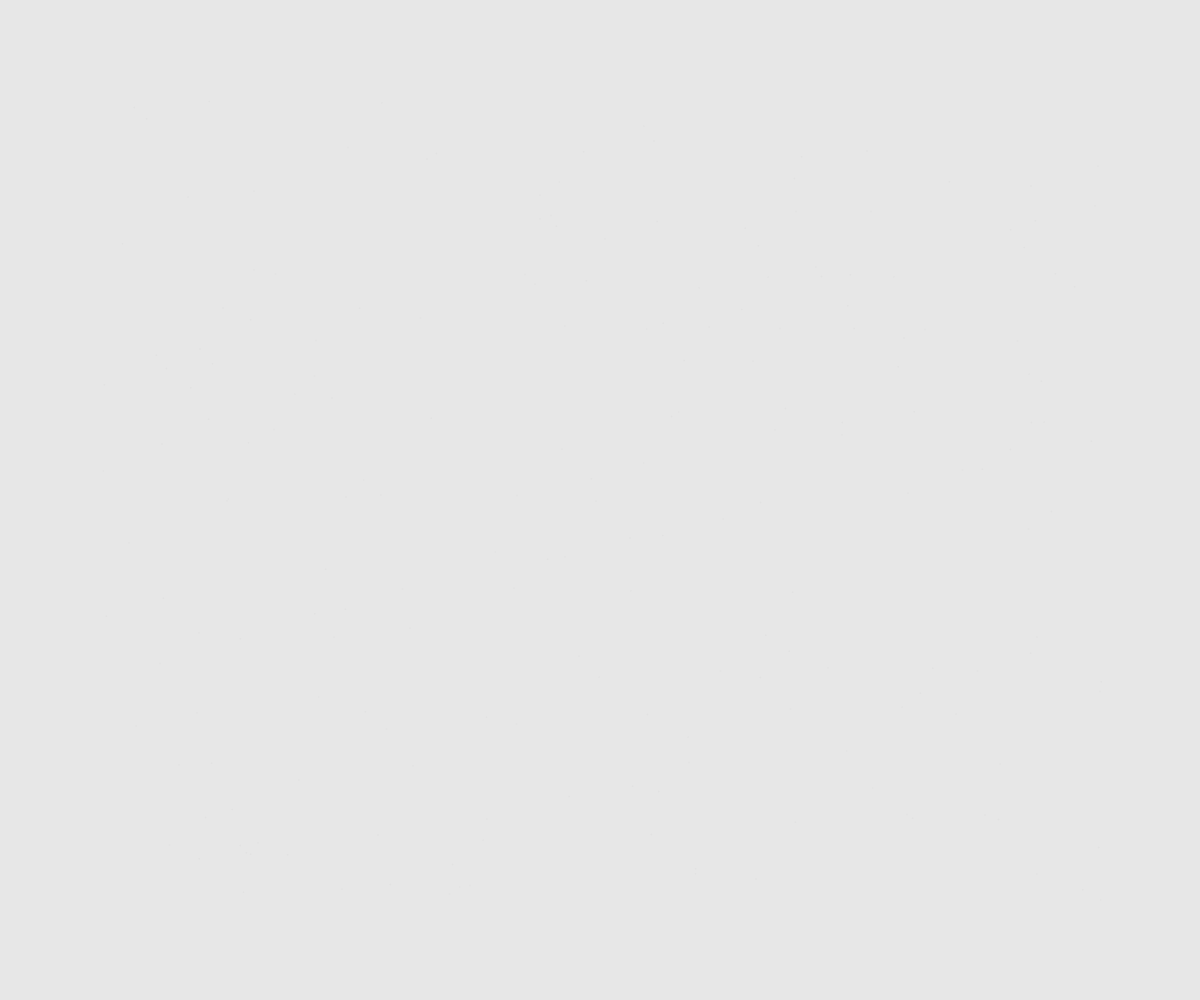
Frame 1 (no input)
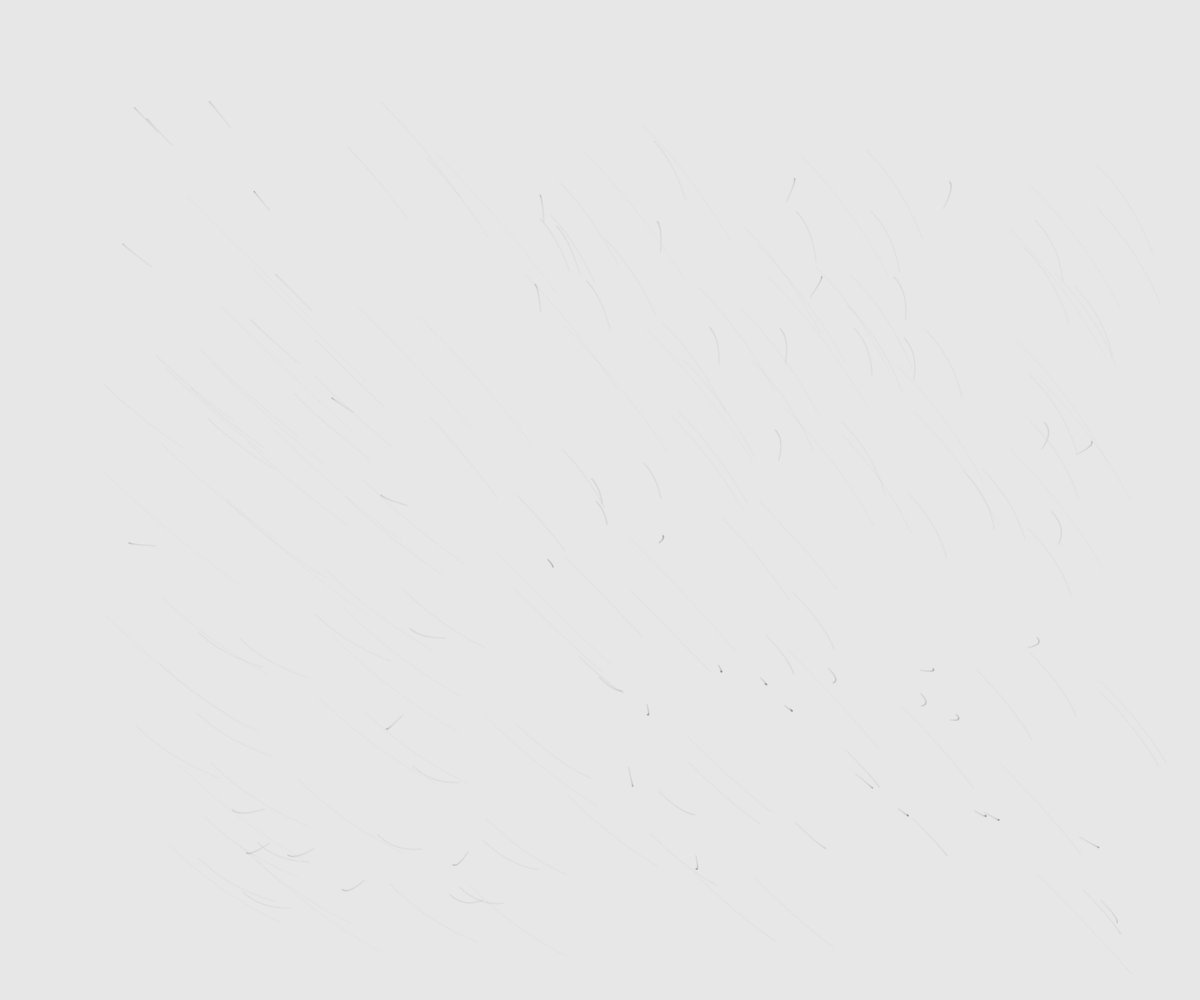
Frame 60 (no input)
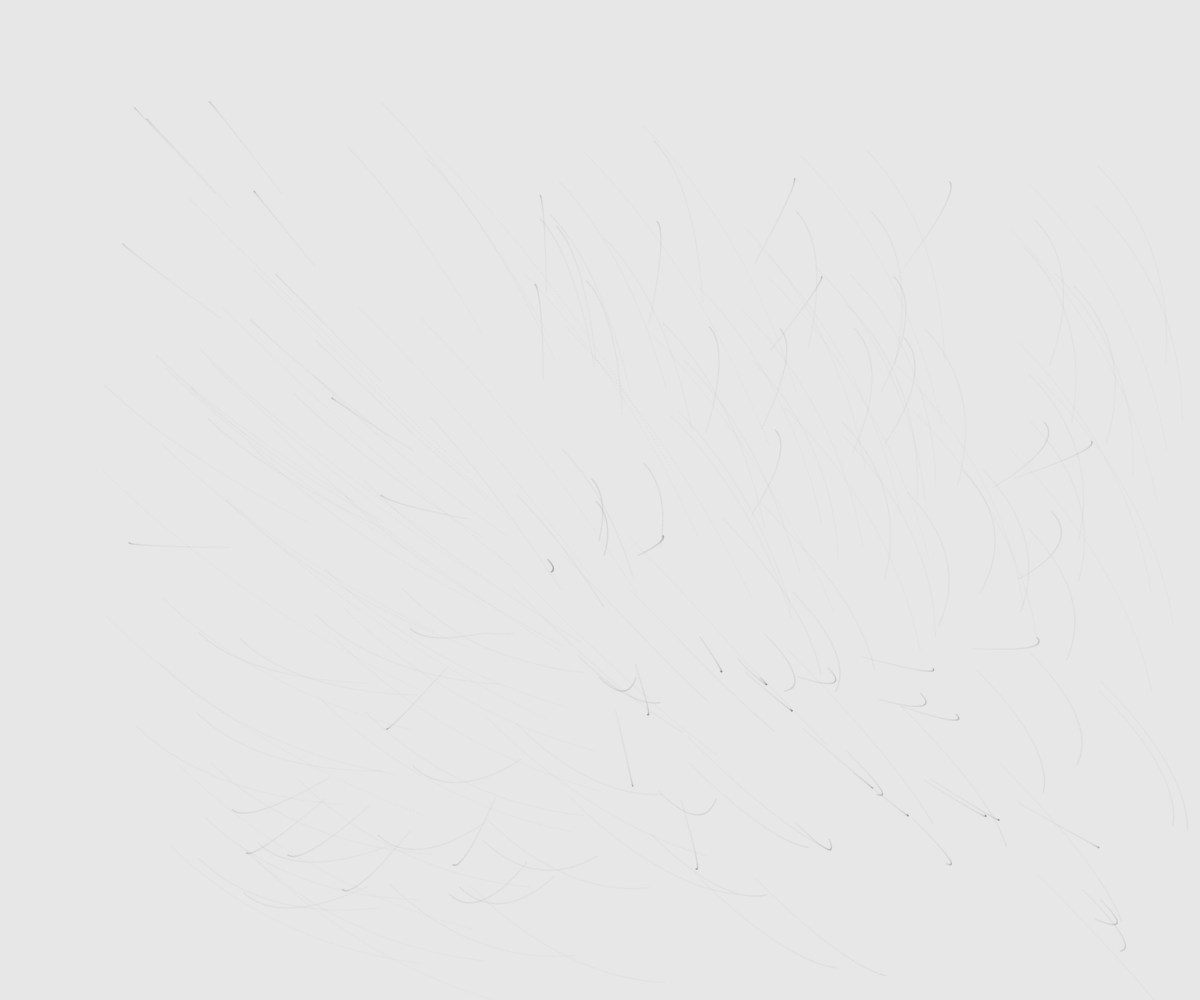
Frame 120 (the mouse pressed at the canvas centre since frame 60)

The p5.js sketch that drew these frames (run headless with seeded random() and noise() and a simulated clock; from frame 60 on, the mouse is pressed at the canvas centre):

// p5.js sketch
// ── sketch.js
var particles = [],
	attractors = [];

/*
* init
*/
function setup() {
  createCanvas(windowWidth, windowHeight);
  background(180, 80);

  for (var i = 0; i < 200; i++) {
  	var offset = 100;
  	var x = random(offset, windowWidth-offset),
  		y = random(offset, windowHeight-offset);

  	particles.push(new Particle(x, y));
  }

  for (var i = 0; i < 5; i++) {
  	var wOffset = windowWidth/3;
  	var hOffset = windowHeight/3;
  	var x = random(wOffset, windowWidth-wOffset),
  		y = random(hOffset, windowHeight-hOffset);

  	attractors.push(new Attractor(x, y));
  }
}

/*
* animate it
*/
function draw() {
	// draw all attractors on random positions
	for (var i = 0; i < attractors.length; i++) {
		attractors[i].display();
	}

	// let's draw all particles first and
	for (var i = 0; i < particles.length; i++) {
		particles[i].update();
		particles[i].display();

		// than we apply forces of all attractors to particle and calculate direction
		for (var j = 0; j < attractors.length; j++) {
			var attraction = attractors[j].calculateForce(particles[i]);
			particles[i].applyForce(attraction);
		}	
	}
}


/*
* particle object
*/

function Particle(x, y) {
	this.pos = createVector(x, y);
	var randomvel = random(2);
	this.vel = createVector(randomvel, randomvel);
	this.acc = createVector(0, 0);
	this.mass = random(1, 10);

	this.applyForce = function(force) {
		var f = force.copy();
		f.div(this.mass);
		this.acc.add(f);
	}

	this.update = function() {
		this.vel.add(this.acc);
		this.pos.add(this.vel);
		this.acc.mult(0);
	}

	this.display = function() {
		fill(0, 5);
		noStroke();
		ellipse(this.pos.x, this.pos.y, 2, 2);
	}
}

/*
* attractor object
*/

function Attractor(x, y) {
	this.pos = createVector(x, y);
	this.mass = random(1, 5);

	this.calculateForce = function(particle) {
		var force = p5.Vector.sub(this.pos, particle.pos);
		var distance = force.mag();
		var unit = force.normalize();

		distance = constrain(distance, 5, 25);
		strength = this.mass * particle.mass / (distance * distance);
		force.mult(strength);
		return force;
	}

	this.display = function() {
		fill(0, 0);
		noStroke();
		ellipse(this.pos.x, this.pos.y, 5, 5);
	}
}
